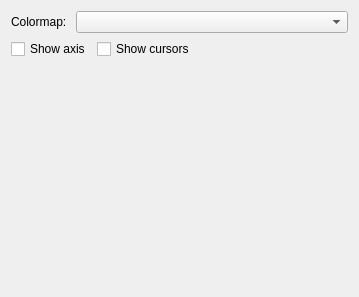
<?xml version="1.0" encoding="UTF-8"?>
<ui version="4.0">
 <class>Controls_display_2d</class>
 <widget class="QWidget" name="Controls_display_2d">
  <property name="geometry">
   <rect>
    <x>0</x>
    <y>0</y>
    <width>359</width>
    <height>297</height>
   </rect>
  </property>
  <property name="windowTitle">
   <string>Form</string>
  </property>
  <layout class="QGridLayout" name="gridLayout">
   <item row="0" column="0">
    <layout class="QFormLayout" name="formLayout">
     <item row="0" column="0">
      <widget class="QLabel" name="label">
       <property name="text">
        <string>Colormap: </string>
       </property>
      </widget>
     </item>
     <item row="0" column="1">
      <widget class="QComboBox" name="cmb_colormap"/>
     </item>
     <item row="1" column="0" colspan="2">
      <layout class="QFormLayout" name="formLayout_2">
       <item row="0" column="0">
        <widget class="QCheckBox" name="checkBox">
         <property name="text">
          <string>Show axis</string>
         </property>
        </widget>
       </item>
       <item row="0" column="1">
        <widget class="QCheckBox" name="checkBox_2">
         <property name="text">
          <string>Show cursors</string>
         </property>
        </widget>
       </item>
      </layout>
     </item>
    </layout>
   </item>
  </layout>
 </widget>
 <resources/>
 <connections/>
</ui>
